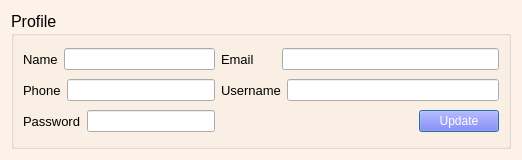
<?xml version="1.0" encoding="UTF-8"?>
<ui version="4.0">
 <class>Dialog</class>
 <widget class="QDialog" name="Dialog">
  <property name="windowModality">
   <enum>Qt::ApplicationModal</enum>
  </property>
  <property name="geometry">
   <rect>
    <x>0</x>
    <y>0</y>
    <width>522</width>
    <height>160</height>
   </rect>
  </property>
  <property name="windowTitle">
   <string>Dialog</string>
  </property>
  <property name="styleSheet">
   <string notr="true">QDialog#Dialog{background-color: rgb(252, 242, 231);}</string>
  </property>
  <layout class="QGridLayout" name="gridLayout_2">
   <item row="0" column="0">
    <widget class="QGroupBox" name="groupBox">
     <property name="font">
      <font>
       <pointsize>12</pointsize>
      </font>
     </property>
     <property name="styleSheet">
      <string notr="true"/>
     </property>
     <property name="title">
      <string>Profile</string>
     </property>
     <layout class="QGridLayout" name="gridLayout">
      <item row="0" column="0">
       <layout class="QHBoxLayout" name="horizontalLayout">
        <item>
         <widget class="QLabel" name="label">
          <property name="font">
           <font>
            <pointsize>10</pointsize>
           </font>
          </property>
          <property name="text">
           <string>Name</string>
          </property>
         </widget>
        </item>
        <item>
         <widget class="QLineEdit" name="name"/>
        </item>
       </layout>
      </item>
      <item row="0" column="1" colspan="2">
       <layout class="QHBoxLayout" name="horizontalLayout_2">
        <item>
         <widget class="QLabel" name="label_2">
          <property name="font">
           <font>
            <pointsize>10</pointsize>
           </font>
          </property>
          <property name="text">
           <string>Email      </string>
          </property>
         </widget>
        </item>
        <item>
         <widget class="QLineEdit" name="email"/>
        </item>
       </layout>
      </item>
      <item row="1" column="0">
       <layout class="QHBoxLayout" name="horizontalLayout_3">
        <item>
         <widget class="QLabel" name="label_3">
          <property name="font">
           <font>
            <pointsize>10</pointsize>
           </font>
          </property>
          <property name="text">
           <string>Phone</string>
          </property>
         </widget>
        </item>
        <item>
         <widget class="QLineEdit" name="phone"/>
        </item>
       </layout>
      </item>
      <item row="1" column="1" colspan="2">
       <layout class="QHBoxLayout" name="horizontalLayout_4">
        <item>
         <widget class="QLabel" name="label_4">
          <property name="font">
           <font>
            <pointsize>10</pointsize>
           </font>
          </property>
          <property name="text">
           <string>Username</string>
          </property>
         </widget>
        </item>
        <item>
         <widget class="QLineEdit" name="username"/>
        </item>
       </layout>
      </item>
      <item row="2" column="0">
       <layout class="QHBoxLayout" name="horizontalLayout_5">
        <item>
         <widget class="QLabel" name="label_5">
          <property name="font">
           <font>
            <pointsize>10</pointsize>
           </font>
          </property>
          <property name="text">
           <string>Password</string>
          </property>
         </widget>
        </item>
        <item>
         <widget class="QLineEdit" name="password">
          <property name="echoMode">
           <enum>QLineEdit::Password</enum>
          </property>
         </widget>
        </item>
       </layout>
      </item>
      <item row="2" column="1">
       <spacer name="horizontalSpacer">
        <property name="orientation">
         <enum>Qt::Horizontal</enum>
        </property>
        <property name="sizeHint" stdset="0">
         <size>
          <width>149</width>
          <height>20</height>
         </size>
        </property>
       </spacer>
      </item>
      <item row="2" column="2">
       <widget class="QPushButton" name="updateb">
        <property name="styleSheet">
         <string notr="true">background-color: rgb(85, 85, 255);
color: rgb(255, 255, 255);</string>
        </property>
        <property name="text">
         <string>Update</string>
        </property>
       </widget>
      </item>
     </layout>
    </widget>
   </item>
  </layout>
 </widget>
 <resources/>
 <connections/>
</ui>
